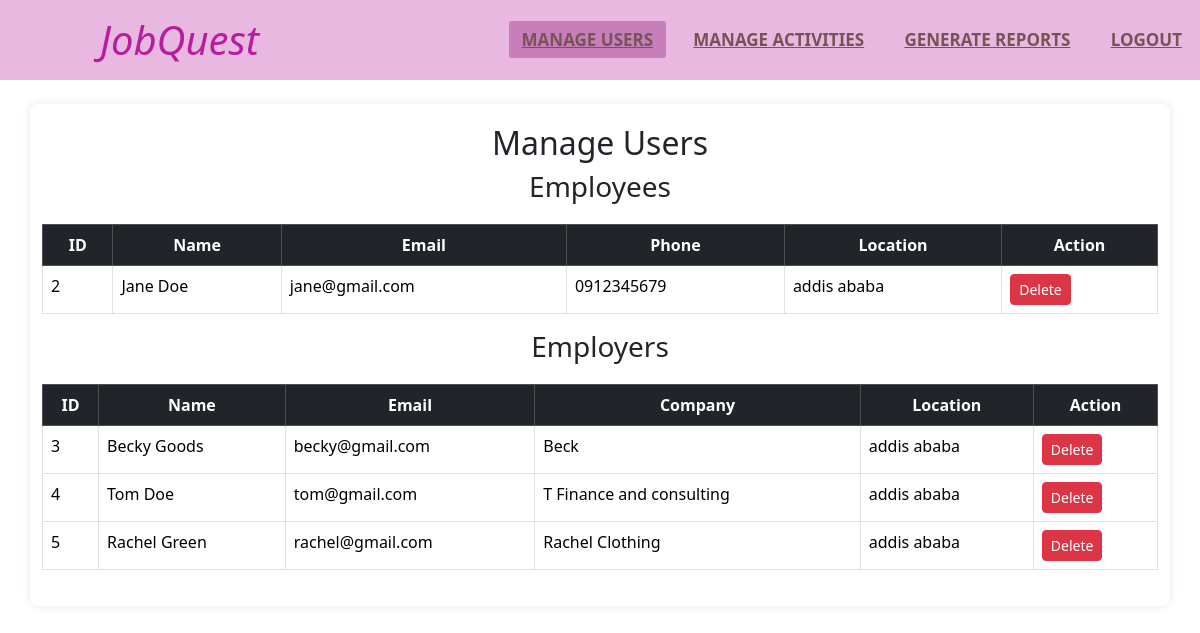
/php/manage-users.php (signed in), run on the app's committed database.
### tables this page shows
CREATE TABLE `employees` (
  `employee_id` int(11) NOT NULL,
  `user_id` int(11) NOT NULL,
  `phone` varchar(20) DEFAULT NULL,
  `resume` varchar(255) DEFAULT NULL,
  `skills` text DEFAULT NULL,
  `experience` text DEFAULT NULL,
  `location` varchar(255) DEFAULT NULL
);

CREATE TABLE `users` (
  `user_id` int(11) NOT NULL,
  `name` varchar(255) NOT NULL,
  `email` varchar(255) NOT NULL,
  `password` varchar(255) NOT NULL,
  `role` enum('employee','employer','admin') NOT NULL,
  `created_at` timestamp NOT NULL DEFAULT current_timestamp()
);

CREATE TABLE `employers` (
  `employer_id` int(11) NOT NULL,
  `user_id` int(11) NOT NULL,
  `company_name` varchar(255) DEFAULT NULL,
  `company_website` varchar(255) DEFAULT NULL,
  `location` varchar(255) DEFAULT NULL,
  `industry` varchar(255) DEFAULT NULL
);

### php/manage-users.php (the view, shortened to what this page needs)
<?php
include 'config.php';
$employees_query = "SELECT users.user_id, users.name, users.email, 'Employee' AS role, employees.phone, employees.location
                    FROM users
                    JOIN employees ON users.user_id = employees.user_id";
$employees_result = mysqli_query($conn, $employees_query);
$employers_query = "SELECT users.user_id, users.name, users.email, 'Employer' AS role, employers.company_name, employers.location
                    FROM users
                    JOIN employers ON users.user_id = employers.user_id";
$employers_result = mysqli_query($conn, $employers_query);
?>
<!DOCTYPE html>
<html lang="en">
<head>
    <link rel="stylesheet" href="style-employee1.css">
    <link rel="stylesheet" href="https://cdnjs.cloudflare.com/ajax/libs/font-awesome/6.6.0/css/all.min.css">
    <link rel="stylesheet" href="https://cdn.jsdelivr.net/npm/bootstrap@5.3.3/dist/css/bootstrap.min.css">
</head>
<body>
 <div>
 <nav>
        <label class="logo">JobQuest</label>
        <ul>
            <li><a class="active" href="manage-users.php">manage users</a></li>
            <li><a href="manage-activities.php">manage activities</a></li>
            <li><a href="generate-reports.php">generate reports</a></li>
            <li><a href="logout.php">Logout</a></li>
        </ul>
    </nav>
 </div>
    <div class="container mt-4">
        <h2>Manage Users</h2>
        <h3>Employees</h3>
        <table class="table table-bordered">
            <thead class="table-dark">
                <tr>
                    <th>ID</th>
                    <th>Name</th>
                    <th>Email</th>
                    <th>Phone</th>
                    <th>Location</th>
                    <th>Action</th>
                </tr>
            </thead>
            <tbody>
                <?php while ($row = mysqli_fetch_assoc($employees_result)): ?>
                    <tr>
                        <td><?= htmlspecialchars($row['user_id']) ?></td>
                        <td><?= htmlspecialchars($row['name']) ?></td>
                        <td><?= htmlspecialchars($row['email']) ?></td>
                        <td><?= htmlspecialchars($row['phone']) ?></td>
                        <td><?= htmlspecialchars($row['location']) ?></td>
                        <td>
                            <a href="manage-users.php?delete_id=<?= $row['user_id'] ?>"
                               onclick="return confirm('Are you sure you want to delete this user?');"
                               class="btn btn-danger btn-sm">Delete</a>
                        </td>
                    </tr>
                <?php endwhile; ?>
            </tbody>
        </table>
        <h3>Employers</h3>
        <table class="table table-bordered">
            <thead class="table-dark">
                <tr>
                    <th>ID</th>
                    <th>Name</th>
                    <th>Email</th>
                    <th>Company</th>
                    <th>Location</th>
                    <th>Action</th>
                </tr>
            </thead>
            <tbody>
                <?php while ($row = mysqli_fetch_assoc($employers_result)): ?>
                    <tr>
                        <td><?= htmlspecialchars($row['user_id']) ?></td>
                        <td><?= htmlspecialchars($row['name']) ?></td>
                        <td><?= htmlspecialchars($row['email']) ?></td>
                        <td><?= htmlspecialchars($row['company_name']) ?></td>
                        <td><?= htmlspecialchars($row['location']) ?></td>
                        <td>
                            <a href="manage-users.php?delete_id=<?= $row['user_id'] ?>"
                               onclick="return confirm('Are you sure you want to delete this user?');"
                               class="btn btn-danger btn-sm">Delete</a>
                        </td>
                    </tr>
                <?php endwhile; ?>
            </tbody>
        </table>
    </div>
</body>
</html>

### css/style-employee1.css (style rules this page uses)
body { font-family: 'Arial', sans-serif; background-color: #f8f9fa; margin: 0; padding: 0; text-decoration: none; box-sizing: border-box; list-style: none; }
nav { background: #e9b8e1; height: 80px; width: 100%; }
label.logo { color: #b61e9d; font-size: 40px; line-height: 80px; font-style: italic; padding: 0 100px; }
nav ul { float: right; line-height: 20px; }
nav ul li { display: inline-block; line-height: 80px; margin: 0 5px; }
nav ul li a { color: rgb(117, 84, 84); font-size: 17px; padding: 7px 13px; border-radius: 3px; text-transform: uppercase; font-weight: bold; }
a.active, a:hover { background: #c97ebc; transition: .5s; }
.container { width: 100%; max-width: 800px; background: white; padding: 20px; border-radius: 8px; box-shadow: 0px 0px 10px rgba(0, 0, 0, 0.1); text-align: center; }
table { width: 100%; border-collapse: collapse; margin-top: 20px; }
th, td { border: 1px solid #72686e; padding: 10px; text-align: left; }
th { background-color: #70576b; color: white; }

### data on the page
employees: user.user_id "2", user.name "Jane Doe", user.email "jane@gmail.com", phone "0912345679", location "addis ababa"
employers: user.user_id "3", user.name "Becky Goods", user.email "becky@gmail.com", company_name "Beck", location "addis ababa"
employers: user.user_id "4", user.name "Tom Doe", user.email "tom@gmail.com", company_name "T Finance and consulting", location "addis ababa"
employers: user.user_id "5", user.name "Rachel Green", user.email "rachel@gmail.com", company_name "Rachel Clothing", location "addis ababa"
